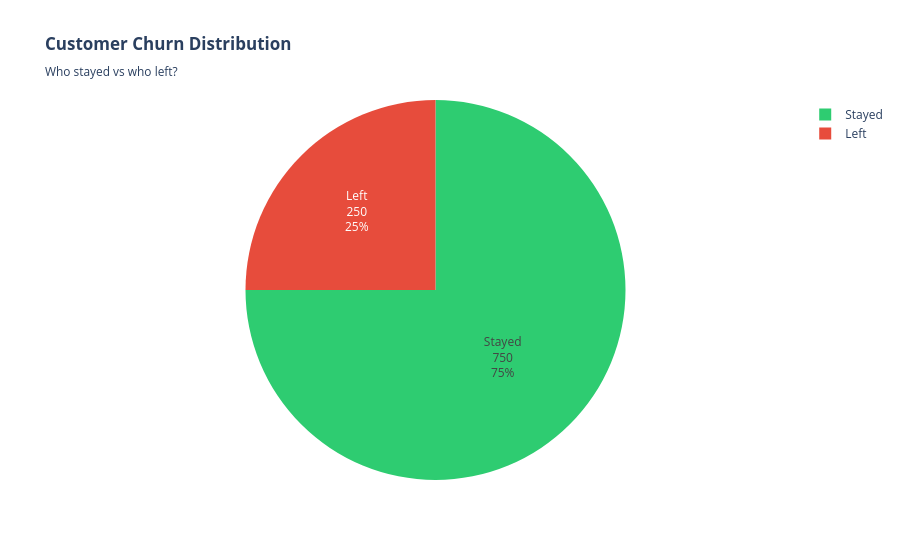
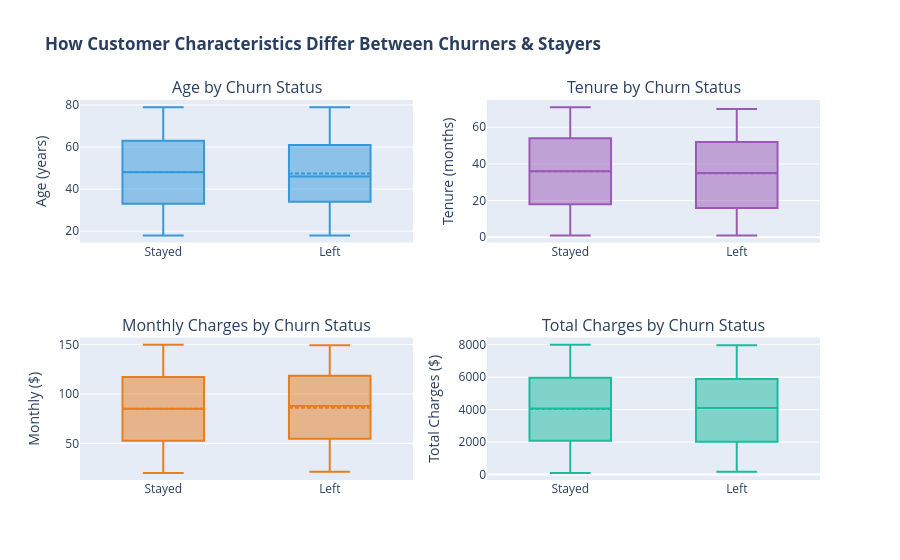
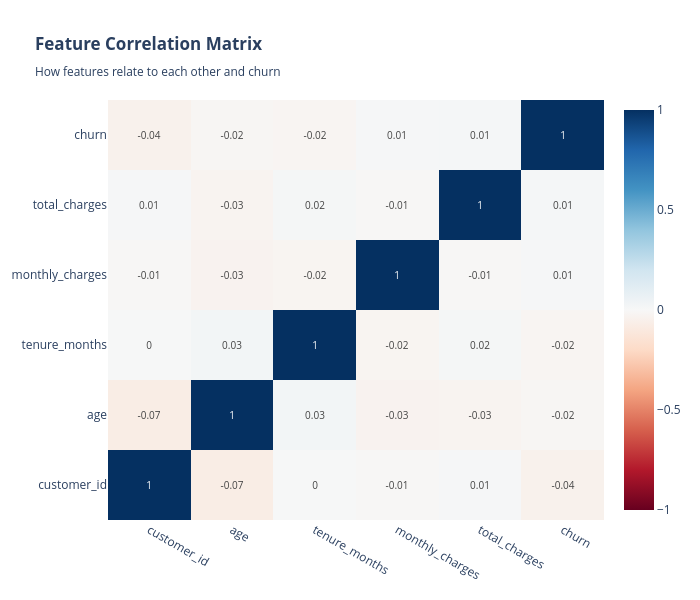
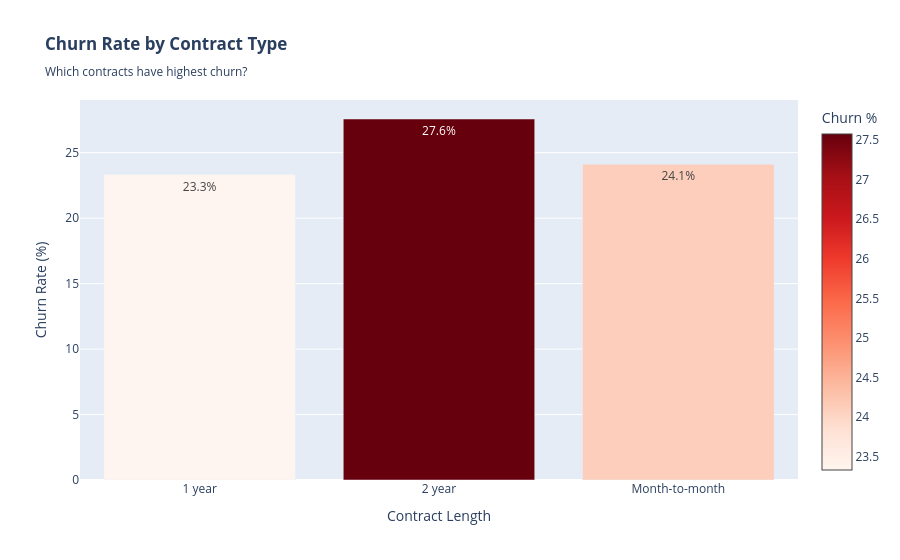

Notebook source saved alongside these figures, in order:
### Markdown cell above
## EXPLORATORY DATA ANALYSIS (EDA)

EXPLORING PATTERNS (What makes customers leave?)

WHAT WE'RE DOING:

We're looking for clues about which customers are likely to churn. Think of it like
being a detective - we want to spot the warning signs.

### Code cell
# Visualization 1: Churn Distribution - Pie Chart
churn_counts = df['churn'].value_counts()
fig1 = go.Figure(data=[go.Pie(
    labels=['Stayed', 'Left'],
    values=[churn_counts[0], churn_counts[1]],
    marker=dict(colors=['#2ecc71', '#e74c3c']),
    textposition='inside',
    textinfo='label+percent+value',
    hovertemplate='<b>%{label}</b><br>Count: %{value}<br>Percentage: %{percent}<extra></extra>'
)])
fig1.update_layout(
    title='<b>Customer Churn Distribution</b><br><sub>Who stayed vs who left?</sub>',
    font=dict(size=12),
    height=500,
    showlegend=True
)
fig1.show()

# Visualization 2: Multi-variable distribution
fig2 = make_subplots(
    rows=2, cols=2,
    subplot_titles=('Age by Churn Status', 'Tenure by Churn Status',
                    'Monthly Charges by Churn Status', 'Total Charges by Churn Status'),
    specs=[[{'type': 'box'}, {'type': 'box'}],
           [{'type': 'box'}, {'type': 'box'}]]
)

churn_labels = {0: 'Stayed', 1: 'Left'}

fig2.add_trace(
    go.Box(x=df['churn'].map(churn_labels), y=df['age'], name='Age', 
           marker_color='#3498db', boxmean=True),
    row=1, col=1
)
fig2.add_trace(
    go.Box(x=df['churn'].map(churn_labels), y=df['tenure_months'], name='Tenure',
           marker_color='#9b59b6', boxmean=True),
    row=1, col=2
)
fig2.add_trace(
    go.Box(x=df['churn'].map(churn_labels), y=df['monthly_charges'], name='Monthly Charges',
           marker_color='#e67e22', boxmean=True),
    row=2, col=1
)
fig2.add_trace(
    go.Box(x=df['churn'].map(churn_labels), y=df['total_charges'], name='Total Charges',
           marker_color='#1abc9c', boxmean=True),
    row=2, col=2
)

fig2.update_yaxes(title_text="Age (years)", row=1, col=1)
fig2.update_yaxes(title_text="Tenure (months)", row=1, col=2)
fig2.update_yaxes(title_text="Monthly ($)", row=2, col=1)
fig2.update_yaxes(title_text="Total Charges ($)", row=2, col=2)

fig2.update_layout(
    title_text="<b>How Customer Characteristics Differ Between Churners & Stayers</b>",
    height=700,
    showlegend=False,
    hovermode='closest'
)
fig2.show()

# Visualization 3: Correlation Heatmap
numeric_cols = df.select_dtypes(include=[np.number]).columns
correlations = df[numeric_cols].corr()

fig3 = go.Figure(data=go.Heatmap(
    z=correlations.values,
    x=correlations.columns,
    y=correlations.columns,
    colorscale='RdBu',
    zmid=0,
    text=np.round(correlations.values, 2),
    texttemplate='%{text}',
    textfont={"size": 10},
    hovertemplate='%{x} vs %{y}: %{z:.3f}<extra></extra>'
))

fig3.update_layout(
    title='<b>Feature Correlation Matrix</b><br><sub>How features relate to each other and churn</sub>',
    height=600,
    width=700
)
fig3.show()

# Visualization 4: Churn by Contract Length
contract_churn = df.groupby('contract_length')['churn'].agg(['sum', 'count'])
contract_churn['rate'] = contract_churn['sum'] / contract_churn['count']

fig4 = go.Figure()
fig4.add_trace(go.Bar(
    x=contract_churn.index,
    y=contract_churn['rate'] * 100,
    text=contract_churn['rate'].apply(lambda x: f'{x:.1%}'),
    textposition='auto',
    marker=dict(
        color=contract_churn['rate'] * 100,
        colorscale='Reds',
        showscale=True,
        colorbar=dict(title="Churn %")
    ),
    hovertemplate='<b>%{x}</b><br>Churn Rate: %{y:.1f}%<br>Churned: ' + 
                  contract_churn['sum'].astype(str) + '<extra></extra>'
))

fig4.update_layout(
    title='<b>Churn Rate by Contract Type</b><br><sub>Which contracts have highest churn?</sub>',
    xaxis_title='Contract Length',
    yaxis_title='Churn Rate (%)',
    height=500
)
fig4.show()

# Visualization 5: Churn by Internet Service
service_churn = df.groupby('internet_service')['churn'].agg(['sum', 'count'])
service_churn['rate'] = service_churn['sum'] / service_churn['count']

fig5 = go.Figure()
fig5.add_trace(go.Bar(
    x=service_churn.index,
    y=service_churn['rate'] * 100,
    text=service_churn['rate'].apply(lambda x: f'{x:.1%}'),
    textposition='auto',
    marker=dict(
        color=['#3498db', '#e74c3c', '#2ecc71'],
    ),
    hovertemplate='<b>%{x}</b><br>Churn Rate: %{y:.1f}%<extra></extra>'
))

fig5.update_layout(
    title='<b>Churn Rate by Internet Service Type</b><br><sub>Service type impact on churn</sub>',
    xaxis_title='Internet Service',
    yaxis_title='Churn Rate (%)',
    height=500
)
fig5.show()

print("\nCorrelation with churn:")
correlations_churn = df[numeric_cols].corr()['churn'].sort_values(ascending=False)
print(correlations_churn)

### Figure 1 — Plotly figure (JSON) as saved in the notebook; plotly's stock layout.template omitted (floating-point values rounded to 4 significant figures)
{"data": [{"hovertemplate": "<b>%{label}</b><br>Count: %{value}<br>Percentage: %{percent}<extra></extra>", "labels": ["Stayed", "Left"], "marker": {"colors": ["#2ecc71", "#e74c3c"]}, "textinfo": "label+percent+value", "textposition": "inside", "type": "pie", "values": [750, 250]}], "layout": {"autosize": true, "font": {"size": 12}, "showlegend": true, "title": {"text": "<b>Customer Churn Distribution</b><br><sub>Who stayed vs who left?</sub>"}}}

### Figure 2 — Plotly figure (JSON) as saved in the notebook; plotly's stock layout.template omitted (floating-point values rounded to 4 significant figures; data arrays with more than 128 entries replaced by an {"elided": "..."} marker saying what was removed)
{"data": [{"boxmean": true, "marker": {"color": "#3498db"}, "name": "Age", "type": "box", "x": {"elided": "1000 str values"}, "xaxis": "x", "y": {"elided": "1000 int values"}, "yaxis": "y"}, {"boxmean": true, "marker": {"color": "#9b59b6"}, "name": "Tenure", "type": "box", "x": {"elided": "1000 str values"}, "xaxis": "x2", "y": {"elided": "1000 int values"}, "yaxis": "y2"}, {"boxmean": true, "marker": {"color": "#e67e22"}, "name": "Monthly Charges", "type": "box", "x": {"elided": "1000 str values"}, "xaxis": "x3", "y": {"elided": "1000 float values"}, "yaxis": "y3"}, {"boxmean": true, "marker": {"color": "#1abc9c"}, "name": "Total Charges", "type": "box", "x": {"elided": "1000 str values"}, "xaxis": "x4", "y": {"elided": "1000 float values"}, "yaxis": "y4"}], "layout": {"annotations": [{"font": {"size": 16}, "showarrow": false, "text": "Age by Churn Status", "x": 0.225, "xanchor": "center", "xref": "paper", "y": 1, "yanchor": "bottom", "yref": "paper"}, {"font": {"size": 16}, "showarrow": false, "text": "Tenure by Churn Status", "x": 0.775, "xanchor": "center", "xref": "paper", "y": 1, "yanchor": "bottom", "yref": "paper"}, {"font": {"size": 16}, "showarrow": false, "text": "Monthly Charges by Churn Status", "x": 0.225, "xanchor": "center", "xref": "paper", "y": 0.375, "yanchor": "bottom", "yref": "paper"}, {"font": {"size": 16}, "showarrow": false, "text": "Total Charges by Churn Status", "x": 0.775, "xanchor": "center", "xref": "paper", "y": 0.375, "yanchor": "bottom", "yref": "paper"}], "autosize": true, "hovermode": "closest", "showlegend": false, "title": {"text": "<b>How Customer Characteristics Differ Between Churners & Stayers</b>"}, "xaxis": {"anchor": "y", "autorange": true, "domain": [0, 0.45], "range": [-0.5, 1.5], "type": "category"}, "xaxis2": {"anchor": "y2", "autorange": true, "domain": [0.55, 1], "range": [-0.5, 1.5], "type": "category"}, "xaxis3": {"anchor": "y3", "autorange": true, "domain": [0, 0.45], "range": [-0.5, 1.5], "type": "category"}, "xaxis4": {"anchor": "y4", "autorange": true, "domain": [0.55, 1], "range": [-0.5, 1.5], "type": "category"}, "yaxis": {"anchor": "x", "autorange": true, "domain": [0.625, 1], "range": [14.61, 82.39], "title": {"text": "Age (years)"}, "type": "linear"}, "yaxis2": {"anchor": "x2", "autorange": true, "domain": [0.625, 1], "range": [-2.889, 74.89], "title": {"text": "Tenure (months)"}, "type": "linear"}, "yaxis3": {"anchor": "x3", "autorange": true, "domain": [0, 0.375], "range": [12.87, 157.2], "title": {"text": "Monthly ($)"}, "type": "linear"}, "yaxis4": {"anchor": "x4", "autorange": true, "domain": [0, 0.375], "range": [-336.8, 8438.0], "title": {"text": "Total Charges ($)"}, "type": "linear"}}}

### Figure 3 — Plotly figure (JSON) as saved in the notebook; plotly's stock layout.template omitted (floating-point values rounded to 4 significant figures)
{"data": [{"colorscale": [[0, "rgb(103,0,31)"], [0.1, "rgb(178,24,43)"], [0.2, "rgb(214,96,77)"], [0.3, "rgb(244,165,130)"], [0.4, "rgb(253,219,199)"], [0.5, "rgb(247,247,247)"], [0.6, "rgb(209,229,240)"], [0.7, "rgb(146,197,222)"], [0.8, "rgb(67,147,195)"], [0.9, "rgb(33,102,172)"], [1, "rgb(5,48,97)"]], "hovertemplate": "%{x} vs %{y}: %{z:.3f}<extra></extra>", "text": [[1, -0.07, 0, -0.01, 0.01, -0.04], [-0.07, 1, 0.03, -0.03, -0.03, -0.02], [0, 0.03, 1, -0.02, 0.02, -0.02], [-0.01, -0.03, -0.02, 1, -0.01, 0.01], [0.01, -0.03, 0.02, -0.01, 1, 0.01], [-0.04, -0.02, -0.02, 0.01, 0.01, 1]], "textfont": {"size": 10}, "texttemplate": "%{text}", "type": "heatmap", "x": ["customer_id", "age", "tenure_months", "monthly_charges", "total_charges", "churn"], "y": ["customer_id", "age", "tenure_months", "monthly_charges", "total_charges", "churn"], "z": [[1, -0.07451, 0.003728, -0.008752, 0.009104, -0.04429], [-0.07451, 1, 0.0269, -0.03421, -0.03116, -0.01614], [0.003728, 0.0269, 1, -0.02359, 0.01601, -0.02171], [-0.008752, -0.03421, -0.02359, 1, -0.009001, 0.01063], [0.009104, -0.03116, 0.01601, -0.009001, 1, 0.0133], [-0.04429, -0.01614, -0.02171, 0.01063, 0.0133, 1]], "zmid": 0}], "layout": {"height": 600, "title": {"text": "<b>Feature Correlation Matrix</b><br><sub>How features relate to each other and churn</sub>"}, "width": 700, "xaxis": {"autorange": true, "range": [-0.5, 5.5], "type": "category"}, "yaxis": {"autorange": true, "range": [-0.5, 5.5], "type": "category"}}}

### Figure 4 — Plotly figure (JSON) as saved in the notebook; plotly's stock layout.template omitted (floating-point values rounded to 4 significant figures)
{"data": [{"hovertemplate": ["<b>%{x}</b><br>Churn Rate: %{y:.1f}%<br>Churned: 77<extra></extra>", "<b>%{x}</b><br>Churn Rate: %{y:.1f}%<br>Churned: 91<extra></extra>", "<b>%{x}</b><br>Churn Rate: %{y:.1f}%<br>Churned: 82<extra></extra>"], "marker": {"color": [23.33, 27.58, 24.12], "colorbar": {"title": {"text": "Churn %"}}, "colorscale": [[0, "rgb(255,245,240)"], [0.125, "rgb(254,224,210)"], [0.25, "rgb(252,187,161)"], [0.375, "rgb(252,146,114)"], [0.5, "rgb(251,106,74)"], [0.625, "rgb(239,59,44)"], [0.75, "rgb(203,24,29)"], [0.875, "rgb(165,15,21)"], [1, "rgb(103,0,13)"]], "showscale": true}, "text": ["23.3%", "27.6%", "24.1%"], "textposition": "auto", "type": "bar", "x": ["1 year", "2 year", "Month-to-month"], "y": [23.33, 27.58, 24.12]}], "layout": {"autosize": true, "title": {"text": "<b>Churn Rate by Contract Type</b><br><sub>Which contracts have highest churn?</sub>"}, "xaxis": {"autorange": true, "range": [-0.5, 2.5], "title": {"text": "Contract Length"}, "type": "category"}, "yaxis": {"autorange": true, "range": [0, 29.03], "title": {"text": "Churn Rate (%)"}, "type": "linear"}}}
